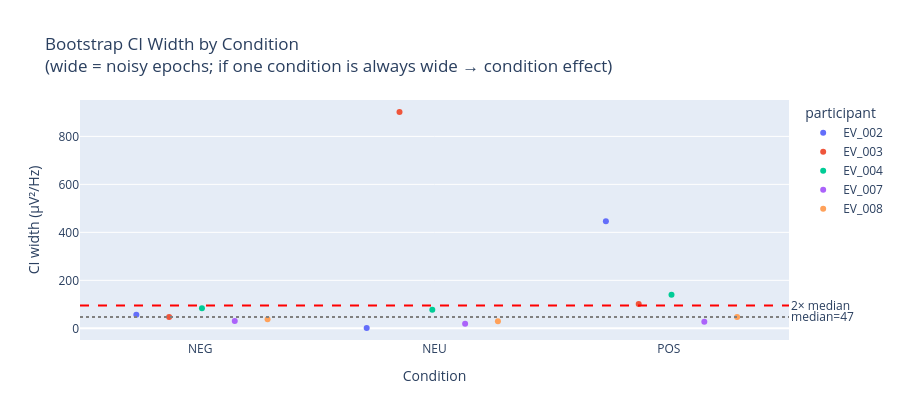
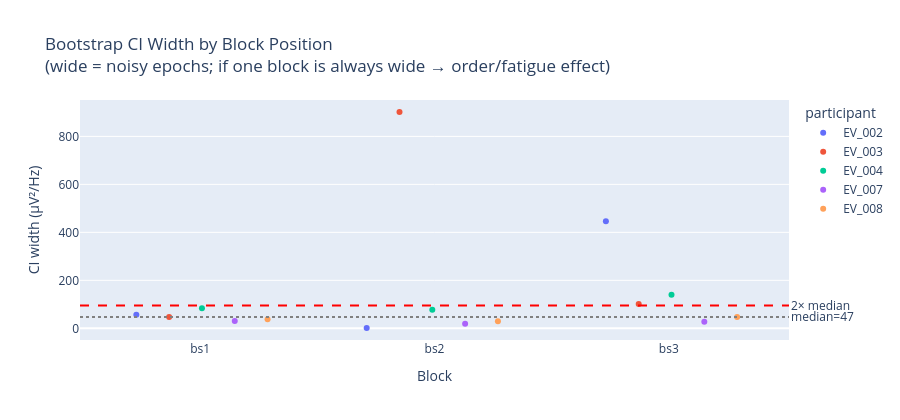

Notebook cell for these charts, in order:
### Code cell
# --- Which condition / block position drives wide theta CI? ---
# Hypothesis: the noisy condition is the SAME across participants
# (condition effect) vs. same BLOCK position (order/fatigue effect).

import plotly.graph_objects as go

df_pd = theta_ci.to_pandas()

# --- 1. CI width by condition (are NEG / NEU / POS inherently different?) ---
fig1 = px.strip(
    df_pd, x="condition", y="ci_width",
    color="participant",
    hover_data=["block", "theta", "ci_width"],
    title="Bootstrap CI Width by Condition<br>(wide = noisy epochs; if one condition is always wide → condition effect)",
    labels={"ci_width": "CI width (µV²/Hz)", "condition": "Condition"},
    category_orders={"condition": ["NEG", "NEU", "POS"]},
)
fig1.add_hline(y=float(med_ci), line_dash="dot", line_color="gray",
               annotation_text=f"median={med_ci:.0f}", annotation_position="right")
fig1.add_hline(y=float(2*med_ci), line_dash="dash", line_color="red",
               annotation_text="2× median", annotation_position="right")
fig1.update_layout(height=420)
fig1.show()

# --- 2. CI width by block position (is block 2 or 3 always worse?) ---
fig2 = px.strip(
    df_pd, x="block", y="ci_width",
    color="participant",
    hover_data=["condition", "theta", "ci_width"],
    title="Bootstrap CI Width by Block Position<br>(wide = noisy epochs; if one block is always wide → order/fatigue effect)",
    labels={"ci_width": "CI width (µV²/Hz)", "block": "Block"},
    category_orders={"block": ["bs1", "bs2", "bs3"]},
)
fig2.add_hline(y=float(med_ci), line_dash="dot", line_color="gray",
               annotation_text=f"median={med_ci:.0f}", annotation_position="right")
fig2.add_hline(y=float(2*med_ci), line_dash="dash", line_color="red",
               annotation_text="2× median", annotation_position="right")
fig2.update_layout(height=420)
fig2.show()

# --- 3. Pivot table: which participant × condition has high CI width ---
pivot = (
    theta_ci
    .select(["participant", "condition", "ci_width"])
    .pivot(on="condition", index="participant", values="ci_width", aggregate_function="mean")
)
print("Mean CI width per participant × condition (high = noisy):")
display(pivot)

# Summary: is the widest condition always the same one?
worst_cond_per_pid = (
    theta_ci
    .group_by(["participant", "condition"])
    .agg(pl.col("ci_width").mean().alias("mean_ci"))
    .sort(["participant", "mean_ci"], descending=[False, True])
    .group_by("participant", maintain_order=True)
    .first()
    .rename({"condition": "worst_condition", "mean_ci": "worst_mean_ci"})
)
print("\nCondition with widest CI per participant:")
display(worst_cond_per_pid.sort("participant"))

### Figure 1 — Plotly figure (JSON) as saved in the notebook; plotly's stock layout.template omitted (floating-point values rounded to 4 significant figures)
{"data": [{"alignmentgroup": "True", "boxpoints": "all", "customdata": [["bs1", 153.0], ["bs2", 105.2], ["bs3", 241.5]], "fillcolor": "rgba(255,255,255,0)", "hoveron": "points", "hovertemplate": "participant=EV_002<br>Condition=%{x}<br>CI width (µV²/Hz)=%{y}<br>block=%{customdata[0]}<br>theta=%{customdata[1]}<extra></extra>", "legendgroup": "EV_002", "line": {"color": "rgba(255,255,255,0)"}, "marker": {"color": "#636efa"}, "name": "EV_002", "offsetgroup": "EV_002", "orientation": "v", "pointpos": 0, "showlegend": true, "type": "box", "x": ["NEG", "NEU", "POS"], "x0": " ", "xaxis": "x", "y": [56.85, 1.333, 445.8], "y0": " ", "yaxis": "y"}, {"alignmentgroup": "True", "boxpoints": "all", "customdata": [["bs1", 286.0], ["bs2", 549.4], ["bs3", 244.7]], "fillcolor": "rgba(255,255,255,0)", "hoveron": "points", "hovertemplate": "participant=EV_003<br>Condition=%{x}<br>CI width (µV²/Hz)=%{y}<br>block=%{customdata[0]}<br>theta=%{customdata[1]}<extra></extra>", "legendgroup": "EV_003", "line": {"color": "rgba(255,255,255,0)"}, "marker": {"color": "#EF553B"}, "name": "EV_003", "offsetgroup": "EV_003", "orientation": "v", "pointpos": 0, "showlegend": true, "type": "box", "x": ["NEG", "NEU", "POS"], "x0": " ", "xaxis": "x", "y": [47.23, 901.7, 101.3], "y0": " ", "yaxis": "y"}, {"alignmentgroup": "True", "boxpoints": "all", "customdata": [["bs1", 504.2], ["bs2", 548.1], ["bs3", 534.2]], "fillcolor": "rgba(255,255,255,0)", "hoveron": "points", "hovertemplate": "participant=EV_004<br>Condition=%{x}<br>CI width (µV²/Hz)=%{y}<br>block=%{customdata[0]}<br>theta=%{customdata[1]}<extra></extra>", "legendgroup": "EV_004", "line": {"color": "rgba(255,255,255,0)"}, "marker": {"color": "#00cc96"}, "name": "EV_004", "offsetgroup": "EV_004", "orientation": "v", "pointpos": 0, "showlegend": true, "type": "box", "x": ["NEG", "NEU", "POS"], "x0": " ", "xaxis": "x", "y": [84.12, 77.24, 140.2], "y0": " ", "yaxis": "y"}, {"alignmentgroup": "True", "boxpoints": "all", "customdata": [["bs1", 148.1], ["bs2", 157.8], ["bs3", 155.3]], "fillcolor": "rgba(255,255,255,0)", "hoveron": "points", "hovertemplate": "participant=EV_007<br>Condition=%{x}<br>CI width (µV²/Hz)=%{y}<br>block=%{customdata[0]}<br>theta=%{customdata[1]}<extra></extra>", "legendgroup": "EV_007", "line": {"color": "rgba(255,255,255,0)"}, "marker": {"color": "#ab63fa"}, "name": "EV_007", "offsetgroup": "EV_007", "orientation": "v", "pointpos": 0, "showlegend": true, "type": "box", "x": ["NEG", "NEU", "POS"], "x0": " ", "xaxis": "x", "y": [30.56, 19.21, 27.08], "y0": " ", "yaxis": "y"}, {"alignmentgroup": "True", "boxpoints": "all", "customdata": [["bs1", 698.4], ["bs2", 725.6], ["bs3", 762.5]], "fillcolor": "rgba(255,255,255,0)", "hoveron": "points", "hovertemplate": "participant=EV_008<br>Condition=%{x}<br>CI width (µV²/Hz)=%{y}<br>block=%{customdata[0]}<br>theta=%{customdata[1]}<extra></extra>", "legendgroup": "EV_008", "line": {"color": "rgba(255,255,255,0)"}, "marker": {"color": "#FFA15A"}, "name": "EV_008", "offsetgroup": "EV_008", "orientation": "v", "pointpos": 0, "showlegend": true, "type": "box", "x": ["NEG", "NEU", "POS"], "x0": " ", "xaxis": "x", "y": [37.39, 29.88, 47.48], "y0": " ", "yaxis": "y"}], "layout": {"annotations": [{"showarrow": false, "text": "median=47", "x": 1, "xanchor": "left", "xref": "x domain", "y": 47.48, "yanchor": "middle", "yref": "y"}, {"showarrow": false, "text": "2× median", "x": 1, "xanchor": "left", "xref": "x domain", "y": 94.95, "yanchor": "middle", "yref": "y"}], "boxmode": "group", "height": 420, "legend": {"title": {"text": "participant"}, "tracegroupgap": 0}, "shapes": [{"line": {"color": "gray", "dash": "dot"}, "type": "line", "x0": 0, "x1": 1, "xref": "x domain", "y0": 47.48, "y1": 47.48, "yref": "y"}, {"line": {"color": "red", "dash": "dash"}, "type": "line", "x0": 0, "x1": 1, "xref": "x domain", "y0": 94.95, "y1": 94.95, "yref": "y"}], "title": {"text": "Bootstrap CI Width by Condition<br>(wide = noisy epochs; if one condition is always wide → condition effect)"}, "xaxis": {"anchor": "y", "categoryarray": ["NEG", "NEU", "POS"], "categoryorder": "array", "domain": [0, 1], "title": {"text": "Condition"}}, "yaxis": {"anchor": "x", "domain": [0, 1], "title": {"text": "CI width (µV²/Hz)"}}}}

### Figure 2 — Plotly figure (JSON) as saved in the notebook; plotly's stock layout.template omitted (floating-point values rounded to 4 significant figures)
{"data": [{"alignmentgroup": "True", "boxpoints": "all", "customdata": [["NEG", 153.0], ["NEU", 105.2], ["POS", 241.5]], "fillcolor": "rgba(255,255,255,0)", "hoveron": "points", "hovertemplate": "participant=EV_002<br>Block=%{x}<br>CI width (µV²/Hz)=%{y}<br>condition=%{customdata[0]}<br>theta=%{customdata[1]}<extra></extra>", "legendgroup": "EV_002", "line": {"color": "rgba(255,255,255,0)"}, "marker": {"color": "#636efa"}, "name": "EV_002", "offsetgroup": "EV_002", "orientation": "v", "pointpos": 0, "showlegend": true, "type": "box", "x": ["bs1", "bs2", "bs3"], "x0": " ", "xaxis": "x", "y": [56.85, 1.333, 445.8], "y0": " ", "yaxis": "y"}, {"alignmentgroup": "True", "boxpoints": "all", "customdata": [["NEG", 286.0], ["NEU", 549.4], ["POS", 244.7]], "fillcolor": "rgba(255,255,255,0)", "hoveron": "points", "hovertemplate": "participant=EV_003<br>Block=%{x}<br>CI width (µV²/Hz)=%{y}<br>condition=%{customdata[0]}<br>theta=%{customdata[1]}<extra></extra>", "legendgroup": "EV_003", "line": {"color": "rgba(255,255,255,0)"}, "marker": {"color": "#EF553B"}, "name": "EV_003", "offsetgroup": "EV_003", "orientation": "v", "pointpos": 0, "showlegend": true, "type": "box", "x": ["bs1", "bs2", "bs3"], "x0": " ", "xaxis": "x", "y": [47.23, 901.7, 101.3], "y0": " ", "yaxis": "y"}, {"alignmentgroup": "True", "boxpoints": "all", "customdata": [["NEG", 504.2], ["NEU", 548.1], ["POS", 534.2]], "fillcolor": "rgba(255,255,255,0)", "hoveron": "points", "hovertemplate": "participant=EV_004<br>Block=%{x}<br>CI width (µV²/Hz)=%{y}<br>condition=%{customdata[0]}<br>theta=%{customdata[1]}<extra></extra>", "legendgroup": "EV_004", "line": {"color": "rgba(255,255,255,0)"}, "marker": {"color": "#00cc96"}, "name": "EV_004", "offsetgroup": "EV_004", "orientation": "v", "pointpos": 0, "showlegend": true, "type": "box", "x": ["bs1", "bs2", "bs3"], "x0": " ", "xaxis": "x", "y": [84.12, 77.24, 140.2], "y0": " ", "yaxis": "y"}, {"alignmentgroup": "True", "boxpoints": "all", "customdata": [["NEG", 148.1], ["NEU", 157.8], ["POS", 155.3]], "fillcolor": "rgba(255,255,255,0)", "hoveron": "points", "hovertemplate": "participant=EV_007<br>Block=%{x}<br>CI width (µV²/Hz)=%{y}<br>condition=%{customdata[0]}<br>theta=%{customdata[1]}<extra></extra>", "legendgroup": "EV_007", "line": {"color": "rgba(255,255,255,0)"}, "marker": {"color": "#ab63fa"}, "name": "EV_007", "offsetgroup": "EV_007", "orientation": "v", "pointpos": 0, "showlegend": true, "type": "box", "x": ["bs1", "bs2", "bs3"], "x0": " ", "xaxis": "x", "y": [30.56, 19.21, 27.08], "y0": " ", "yaxis": "y"}, {"alignmentgroup": "True", "boxpoints": "all", "customdata": [["NEG", 698.4], ["NEU", 725.6], ["POS", 762.5]], "fillcolor": "rgba(255,255,255,0)", "hoveron": "points", "hovertemplate": "participant=EV_008<br>Block=%{x}<br>CI width (µV²/Hz)=%{y}<br>condition=%{customdata[0]}<br>theta=%{customdata[1]}<extra></extra>", "legendgroup": "EV_008", "line": {"color": "rgba(255,255,255,0)"}, "marker": {"color": "#FFA15A"}, "name": "EV_008", "offsetgroup": "EV_008", "orientation": "v", "pointpos": 0, "showlegend": true, "type": "box", "x": ["bs1", "bs2", "bs3"], "x0": " ", "xaxis": "x", "y": [37.39, 29.88, 47.48], "y0": " ", "yaxis": "y"}], "layout": {"annotations": [{"showarrow": false, "text": "median=47", "x": 1, "xanchor": "left", "xref": "x domain", "y": 47.48, "yanchor": "middle", "yref": "y"}, {"showarrow": false, "text": "2× median", "x": 1, "xanchor": "left", "xref": "x domain", "y": 94.95, "yanchor": "middle", "yref": "y"}], "boxmode": "group", "height": 420, "legend": {"title": {"text": "participant"}, "tracegroupgap": 0}, "shapes": [{"line": {"color": "gray", "dash": "dot"}, "type": "line", "x0": 0, "x1": 1, "xref": "x domain", "y0": 47.48, "y1": 47.48, "yref": "y"}, {"line": {"color": "red", "dash": "dash"}, "type": "line", "x0": 0, "x1": 1, "xref": "x domain", "y0": 94.95, "y1": 94.95, "yref": "y"}], "title": {"text": "Bootstrap CI Width by Block Position<br>(wide = noisy epochs; if one block is always wide → order/fatigue effect)"}, "xaxis": {"anchor": "y", "categoryarray": ["bs1", "bs2", "bs3"], "categoryorder": "array", "domain": [0, 1], "title": {"text": "Block"}}, "yaxis": {"anchor": "x", "domain": [0, 1], "title": {"text": "CI width (µV²/Hz)"}}}}
